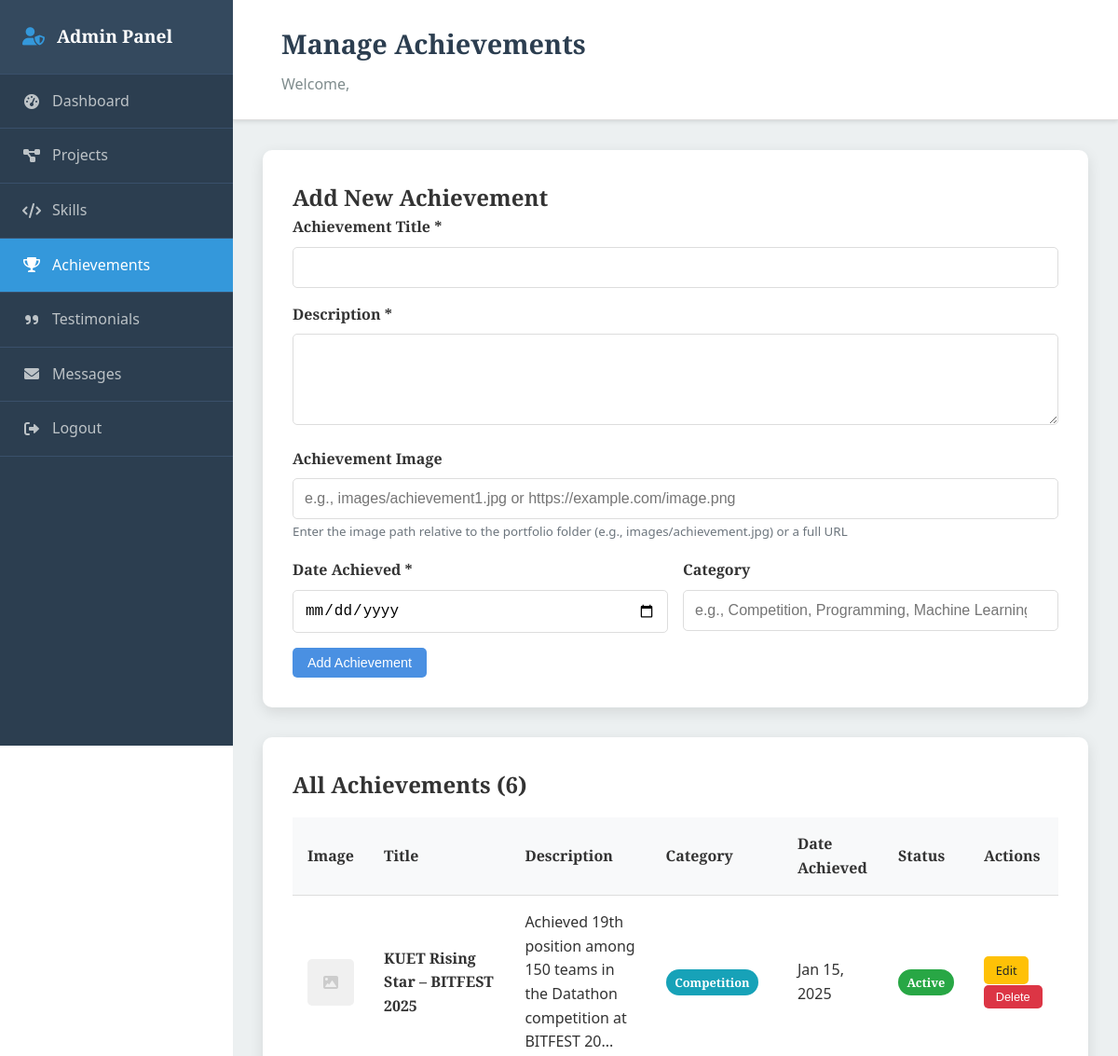
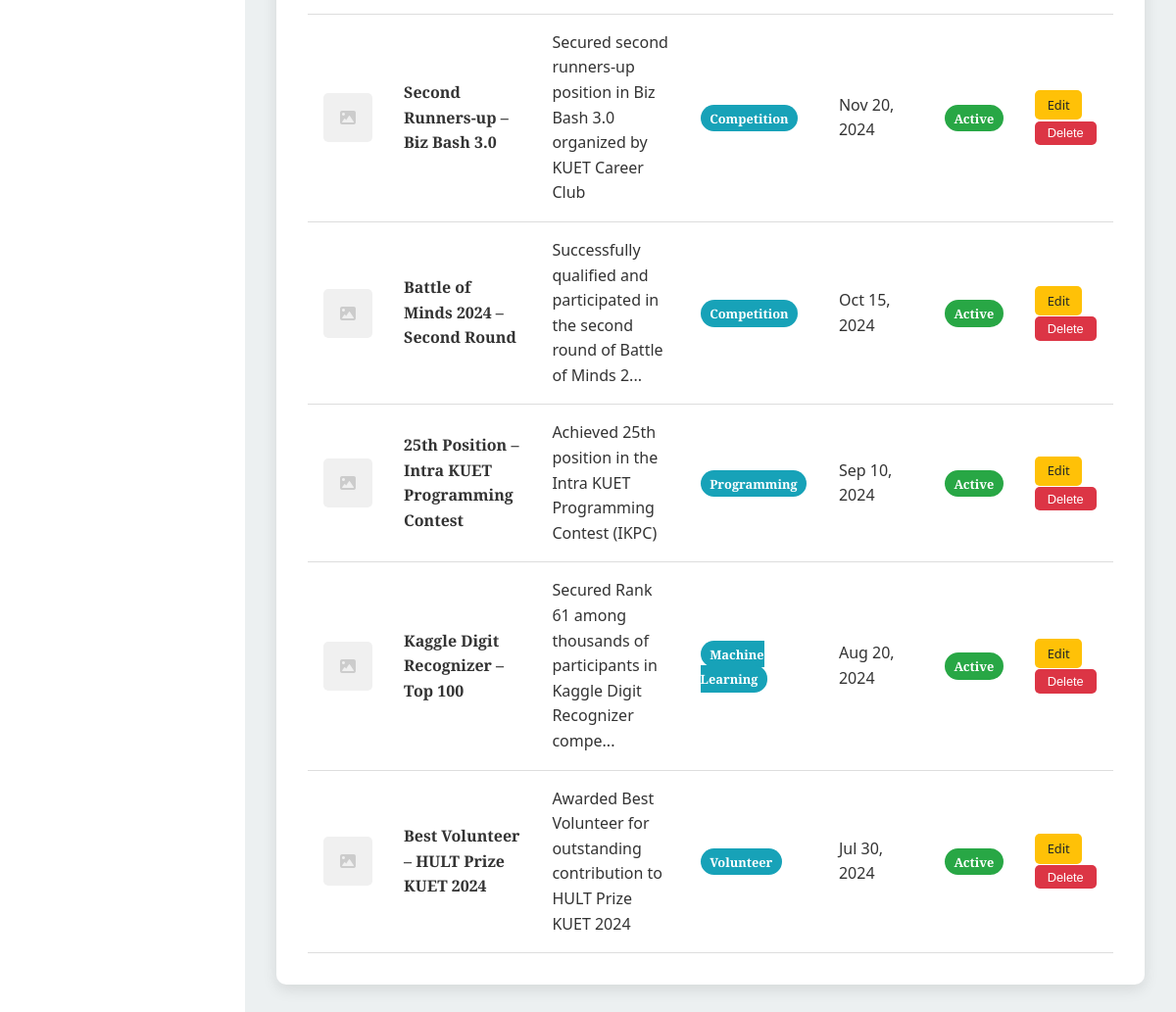
Page /admin/achievements.php (signed in) on the committed database (2 pictures, top to bottom).
### tables this page shows
CREATE TABLE `achievements` (
    `id` int(11) NOT NULL AUTO_INCREMENT,
    `title` varchar(255) NOT NULL,
    `description` text,
    `date_achieved` date,
    `category` varchar(100),
    `status` enum('active', 'inactive') DEFAULT 'active',
    `created_at` timestamp DEFAULT CURRENT_TIMESTAMP,
    PRIMARY KEY (`id`)
);

### admin/achievements.php (the view, shortened to what this page needs)
<?php
include 'auth.php';
$pdo = getConnection();
$edit_achievement = null;
$stmt = $pdo->prepare("SELECT * FROM achievements ORDER BY date_achieved DESC");
$stmt->execute();
$achievements = $stmt->fetchAll(PDO::FETCH_ASSOC);
?>
<!DOCTYPE html>
<html lang="en">
<head>
    <link rel="stylesheet" href="../style.css">
    <link rel="stylesheet" href="https://cdnjs.cloudflare.com/ajax/libs/font-awesome/6.0.0/css/all.min.css">
    <link rel="stylesheet" href="../achievements.css">
</head>
<body>
    <div class="admin-layout">
        <?php echo getAdminNavigation('achievements.php'); ?>
        <div class="admin-main">
            <?php echo getAdminHeader('Manage Achievements'); ?>
            <div class="admin-container">
                <div class="admin-card">
                    <h2><?php echo $edit_achievement ? 'Edit Achievement' : 'Add New Achievement'; ?></h2>
                    <form method="POST" action="">
                        <div class="form-group">
                            <label for="title">Achievement Title *</label>
                            <input type="text" id="title" name="title" class="form-control" required
                                value="<?php echo $edit_achievement ? htmlspecialchars($edit_achievement['title']) : ''; ?>">
                        </div>
                        <div class="form-group">
                            <label for="description">Description *</label>
                            <textarea id="description" name="description" class="form-control" rows="4" required><?php echo $edit_achievement ? htmlspecialchars($edit_achievement['description']) : ''; ?></textarea>
                        </div>
                        <div class="form-group">
                            <label for="image">Achievement Image</label>
                            <input type="text" id="image" name="image" class="form-control"
                                placeholder="e.g., images/achievement1.jpg or https://example.com/image.png"
                                value="<?php echo $edit_achievement ? htmlspecialchars($edit_achievement['image']) : ''; ?>">
                            <small class="form-text text-muted">
                                Enter the image path relative to the portfolio folder (e.g., images/achievement.jpg) or a full URL
                            </small>
                        </div>
                        <div style="display: grid; grid-template-columns: 1fr 1fr; gap: 1rem;">
                            <div class="form-group">
                                <label for="date_achieved">Date Achieved *</label>
                                <input type="date" id="date_achieved" name="date_achieved" class="form-control" required
                                    value="<?php echo $edit_achievement ? $edit_achievement['date_achieved'] : ''; ?>">
                            </div>
                            <div class="form-group">
                                <label for="category">Category</label>
                                <input type="text" id="category" name="category" class="form-control"
                                    list="categories"
                                    placeholder="e.g., Competition, Programming, Machine Learning"
                                    value="<?php echo $edit_achievement ? htmlspecialchars($edit_achievement['category']) : ''; ?>">
                            </div>
                        </div>
                        <div style="display: flex; gap: 1rem;">
                            <button type="submit" class="btn btn-primary">
                                <?php echo $edit_achievement ? 'Update Achievement' : 'Add Achievement'; ?>
                            </button>
                        </div>
                    </form>
                </div>
                <div class="admin-card">
                    <h2>All Achievements (<?php echo count($achievements); ?>)</h2>
                    <?php if (empty($achievements)): ?>
                        <p>No achievements found. Add your first achievement above!</p>
                    <?php else: ?>
                        <table class="admin-table">
                            <thead>
                                <tr>
                                    <th>Image</th>
                                    <th>Title</th>
                                    <th>Description</th>
                                    <th>Category</th>
                                    <th>Date Achieved</th>
                                    <th>Status</th>
                                    <th>Actions</th>
                                </tr>
                            </thead>
                            <tbody>
                                <?php foreach ($achievements as $achievement): ?>
                                    <tr>
                                        <td>
                                            <?php if (!empty($achievement['image'])): ?>
                                                <img src="../<?php echo htmlspecialchars($achievement['image']); ?>"
                                                    alt="<?php echo htmlspecialchars($achievement['title']); ?>"
                                                    style="width: 50px; height: 50px; object-fit: cover; border-radius: 5px;">
                                            <?php else: ?>
                                                <div style="width: 50px; height: 50px; background: #f0f0f0; border-radius: 5px; display: flex; align-items: center; justify-content: center;">
                                                    <i class="fas fa-image" style="color: #ccc;"></i>
                                                </div>
                                            <?php endif; ?>
                                        </td>
                                        <td><strong><?php echo htmlspecialchars($achievement['title']); ?></strong></td>
                                        <td><?php echo htmlspecialchars(substr($achievement['description'], 0, 80)) . (strlen($achievement['description']) > 80 ? '...' : ''); ?></td>
                                        <td>
                                            <?php if ($achievement['category']): ?>
                                                <span class="badge badge-info"><?php echo htmlspecialchars($achievement['category']); ?></span>
                                            <?php else: ?>
                                                <span class="text-muted">-</span>
                                            <?php endif; ?>
                                        </td>
                                        <td><?php echo date('M j, Y', strtotime($achievement['date_achieved'])); ?></td>
                                        <td>
                                            <span class="badge badge-<?php echo $achievement['status'] === 'active' ? 'success' : 'secondary'; ?>">
                                                <?php echo ucfirst($achievement['status']); ?>
                                            </span>
                                        </td>
                                        <td>
                                            <a href="achievements.php?edit=<?php echo $achievement['id']; ?>" class="btn btn-warning btn-sm">Edit</a>
                                            <form method="POST" action="" style="display: inline;" onsubmit="return confirm('Are you sure you want to delete this achievement?');">
                                                <button type="submit" class="btn btn-danger btn-sm">Delete</button>
                                            </form>
                                        </td>
                                    </tr>
                                <?php endforeach; ?>
                            </tbody>
                        </table>
                    <?php endif; ?>
                </div>
            </div>
        </div>
    </div>
</body>
</html>

### style.css (style rules this page uses)
* { margin: 0; padding: 0; box-sizing: border-box; }
html { scroll-behavior: smooth; }
body { font-family: "Cinzel", "Segoe UI", Tahoma, Geneva, Verdana, serif; line-height: 1.6; color: #333; background-color: #fff; }
.admin-layout { display: flex; min-height: 100vh; }
.admin-main { flex: 1; margin-left: 250px; background: #ecf0f1; min-height: 100vh; }
.admin-container { max-width: 1200px; margin: 0 auto; padding: 2rem; }
.admin-card { background: white; padding: 2rem; border-radius: 10px; box-shadow: 0 5px 15px rgba(0, 0, 0, 0.1); margin-bottom: 2rem; }
.admin-table { width: 100%; border-collapse: collapse; margin-top: 1rem; }
.admin-table th, .admin-table td { padding: 1rem; text-align: left; border-bottom: 1px solid #ddd; }
.admin-table th { background: #f8f9fa; font-weight: bold; }
.btn { padding: 0.5rem 1rem; border: none; border-radius: 5px; cursor: pointer; text-decoration: none; display: inline-block; font-size: 0.9rem; transition: background 0.3s ease; }
.btn-primary { background: #4a90e2; color: white; }
.btn-danger { background: #dc3545; color: white; }
.btn-warning { background: #ffc107; color: #212529; }
.form-control { width: 100%; padding: 0.75rem; border: 1px solid #ddd; border-radius: 5px; font-size: 1rem; }
.form-group { margin-bottom: 1rem; }
.form-group label { display: block; margin-bottom: 0.5rem; font-weight: bold; }

### admin/achievements.css (style rules this page uses)
.badge { padding: 0.3rem 0.6rem; border-radius: 15px; font-size: 0.8rem; font-weight: bold; }
.badge-success { background: #28a745; color: white; }
.badge-info { background: #17a2b8; color: white; }
.btn-sm { padding: 0.3rem 0.8rem; font-size: 0.8rem; }
.text-muted { color: #6c757d; }

### rows in the picture
achievements: title "KUET Rising Star – BITFEST 2025", description "Achieved 19th position among 150 teams in the Datathon competition at BITFEST 20", category "Competition", date_achieved "Jan 15, 2025", status "Active"
achievements: title "Second Runners-up – Biz Bash 3.0", description "Secured second runners-up position in Biz Bash 3.0 organized by KUET Career Club", category "Competition", date_achieved "Nov 20, 2024", status "Active"
achievements: title "Battle of Minds 2024 – Second Round", description "Successfully qualified and participated in the second round of Battle of Minds 2", category "Competition", date_achieved "Oct 15, 2024", status "Active"
achievements: title "25th Position – Intra KUET Programming Contest", description "Achieved 25th position in the Intra KUET Programming Contest (IKPC)", category "Programming", date_achieved "Sep 10, 2024", status "Active"
achievements: title "Kaggle Digit Recognizer – Top 100", description "Secured Rank 61 among thousands of participants in Kaggle Digit Recognizer compe", category "Machine Learning", date_achieved "Aug 20, 2024", status "Active"
achievements: title "Best Volunteer – HULT Prize KUET 2024", description "Awarded Best Volunteer for outstanding contribution to HULT Prize KUET 2024", category "Volunteer", date_achieved "Jul 30, 2024", status "Active"

### other values in the picture
$item['title'] "Dashboard"
$item['title'] "Projects"
$item['title'] "Skills"
$item['title'] "Achievements"
$item['title'] "Testimonials"
$item['title'] "Messages"
$item['title'] "Logout"
$title "Manage Achievements"
count($achievements) "6"
